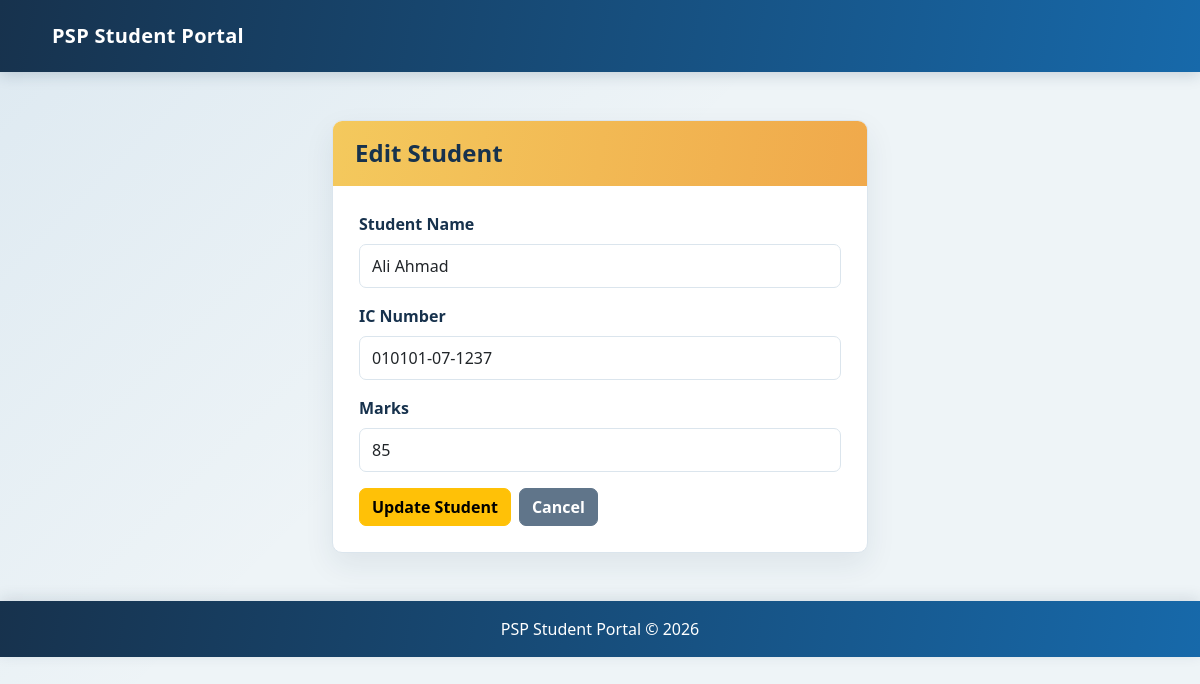
Page /controllers/StudentController.php?action=edit&id=1 (signed in) on the committed database.
### tables this page shows
CREATE TABLE `students` (
  `id` int(11) NOT NULL,
  `name` varchar(100) NOT NULL,
  `ic` varchar(20) NOT NULL,
  `marks` int(11) NOT NULL
);

### models/Student.php (called while the page is built, shortened)
<?php
require_once __DIR__ . '/../config/database.php';
class Student
{
    private $conn;
    public function __construct()
    {
        global $conn;
        $this->conn = $conn;
    }
    public function getStudentById($id)
    {
        $sql = "SELECT * FROM students WHERE id = :id";
        $stmt = $this->conn->prepare($sql);
        $stmt->bindParam(':id', $id, PDO::PARAM_INT);
        $stmt->execute();
        return $stmt->fetch(PDO::FETCH_ASSOC);
    }
}
?>

### views/students/edit.php (the view, shortened to what this page needs)
<?php
require_once __DIR__ . '/../includes/header.php';
?>
<div class="container mt-5">
    <div class="row justify-content-center">
        <div class="col-md-6">
            <div class="card shadow">
                <div class="card-header bg-warning">
                    <h4 class="mb-0">Edit Student</h4>
                </div>
                <div class="card-body">
                    <form method="POST"
                          action="../controllers/StudentController.php?action=edit&id=<?= (int) $student['id'] ?>"
                          onsubmit="return validateEditForm();"
                          novalidate>
                        <div class="mb-3">
                            <label for="name" class="form-label">Student Name</label>
                            <input type="text"
                                   class="form-control"
                                   id="name"
                                   name="name"
                                   maxlength="100"
                                   value="<?= htmlspecialchars($student['name']) ?>"
                                   required>
                        </div>
                        <div class="mb-3">
                            <label for="ic" class="form-label">IC Number</label>
                            <input type="text"
                                   class="form-control"
                                   id="ic"
                                   name="ic"
                                   maxlength="14"
                                   pattern="[0-9]{6}-[0-9]{2}-[0-9]{4}"
                                   value="<?= htmlspecialchars($student['ic']) ?>"
                                   placeholder="e.g. 010101-07-0902"
                                   required>
                        </div>
                        <div class="mb-3">
                            <label for="marks" class="form-label">Marks</label>
                            <input type="number"
                                   class="form-control"
                                   id="marks"
                                   name="marks"
                                   value="<?= htmlspecialchars($student['marks']) ?>"
                                   min="0"
                                   max="100"
                                   step="1"
                                   required>
                        </div>
                        <div class="d-flex gap-2">
                            <button type="submit" class="btn btn-warning">Update Student</button>
                            <a href="../controllers/StudentController.php?action=index" class="btn btn-secondary">Cancel</a>
                        </div>
                    </form>
                </div>
            </div>
        </div>
    </div>
</div>
<?php
require_once __DIR__ . '/../includes/footer.php';
?>

### public/style.css (style rules this page uses)
:root { --portal-ink: #17324d; --portal-muted: #68798c; --portal-blue: #1769aa; --portal-teal: #168f91; --portal-surface: #ffffff; --portal-line: #dbe5ed; --portal-background: #eef4f7; }
body { min-height: 100vh; color: var(--portal-ink); background: linear-gradient(135deg, rgba(23, 105, 170, 0.08), transparent 42%), var(--portal-background); font-family: "Segoe UI", sans-serif; }
.container { max-width: 1120px; }
.card { overflow: hidden; border: 1px solid var(--portal-line); border-radius: 10px; background: var(--portal-surface); box-shadow: 0 12px 30px rgba(23, 50, 77, 0.08) !important; }
.card-header { padding: 18px 22px; border: 0; background: linear-gradient(100deg, var(--portal-blue), var(--portal-teal)) !important; }
.card-header.bg-warning { color: #17324d; background: linear-gradient(100deg, #f4c95d, #f0a94b) !important; }
.card-body { padding: 26px; }
h2, h4 { font-weight: 700; }
.form-label { color: var(--portal-ink); font-weight: 600; }
.form-control { min-height: 44px; border: 1px solid var(--portal-line); border-radius: 7px; }
.btn { border-radius: 7px; font-weight: 600; }
.btn-secondary { border-color: #60758a; background: #60758a; }

### rows in the picture
students: name "Ali Ahmad", ic "010101-07-1237", marks "85"
